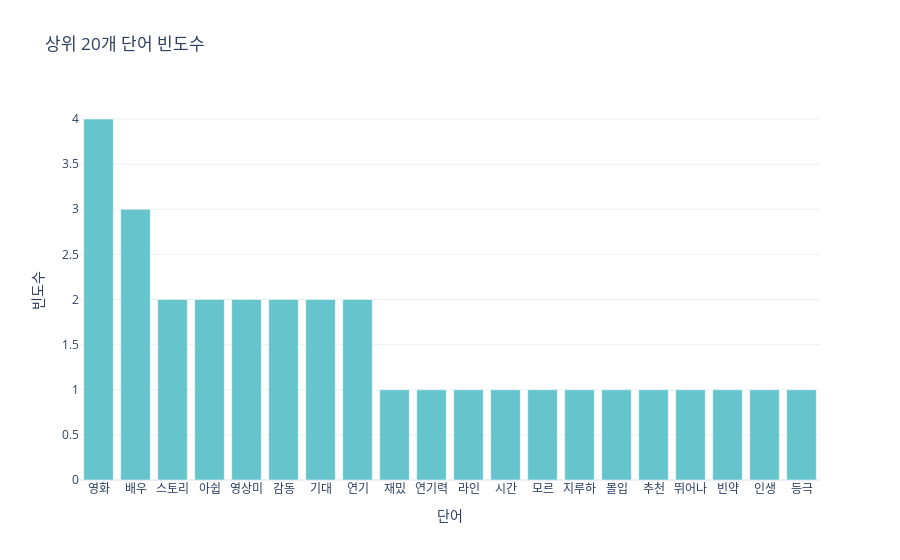

Source (notebook cell):
### Code cell
# --- 단어 빈도 시각화 ---
# 가장 많이 등장하는 상위 20개 단어를 시각화합니다.
top_n = 20
most_common_words = word_counts.most_common(top_n)

# Plotly 시각화를 위해 DataFrame으로 변환
word_freq_df = pd.DataFrame(most_common_words, columns=['Word', 'Frequency'])

# 인터랙티브 막대 그래프 생성
fig = px.bar(word_freq_df,
             x='Word',
             y='Frequency',
             title=f'상위 {top_n}개 단어 빈도수',
             labels={'Word': '단어', 'Frequency': '빈도수'},
             template='plotly_white',
             color_discrete_sequence=px.colors.qualitative.Pastel) # 색상 팔레트 추가
fig.update_layout(xaxis_title="단어", yaxis_title="빈도수")
fig.show()

### Figure 1 — Plotly figure (JSON) as saved in the notebook; plotly's stock layout.template omitted (floating-point values rounded to 4 significant figures)
{"data": [{"hovertemplate": "단어=%{x}<br>빈도수=%{y}<extra></extra>", "legendgroup": "", "marker": {"color": "rgb(102, 197, 204)", "pattern": {"shape": ""}}, "name": "", "orientation": "v", "showlegend": false, "textposition": "auto", "type": "bar", "x": ["영화", "배우", "스토리", "아쉽", "영상미", "감동", "기대", "연기", "재밌", "연기력", "라인", "시간", "모르", "지루하", "몰입", "추천", "뛰어나", "빈약", "인생", "등극"], "xaxis": "x", "y": [4, 3, 2, 2, 2, 2, 2, 2, 1, 1, 1, 1, 1, 1, 1, 1, 1, 1, 1, 1], "yaxis": "y"}], "layout": {"barmode": "relative", "legend": {"tracegroupgap": 0}, "title": {"text": "상위 20개 단어 빈도수"}, "xaxis": {"anchor": "y", "domain": [0, 1], "title": {"text": "단어"}}, "yaxis": {"anchor": "x", "domain": [0, 1], "title": {"text": "빈도수"}}}}
